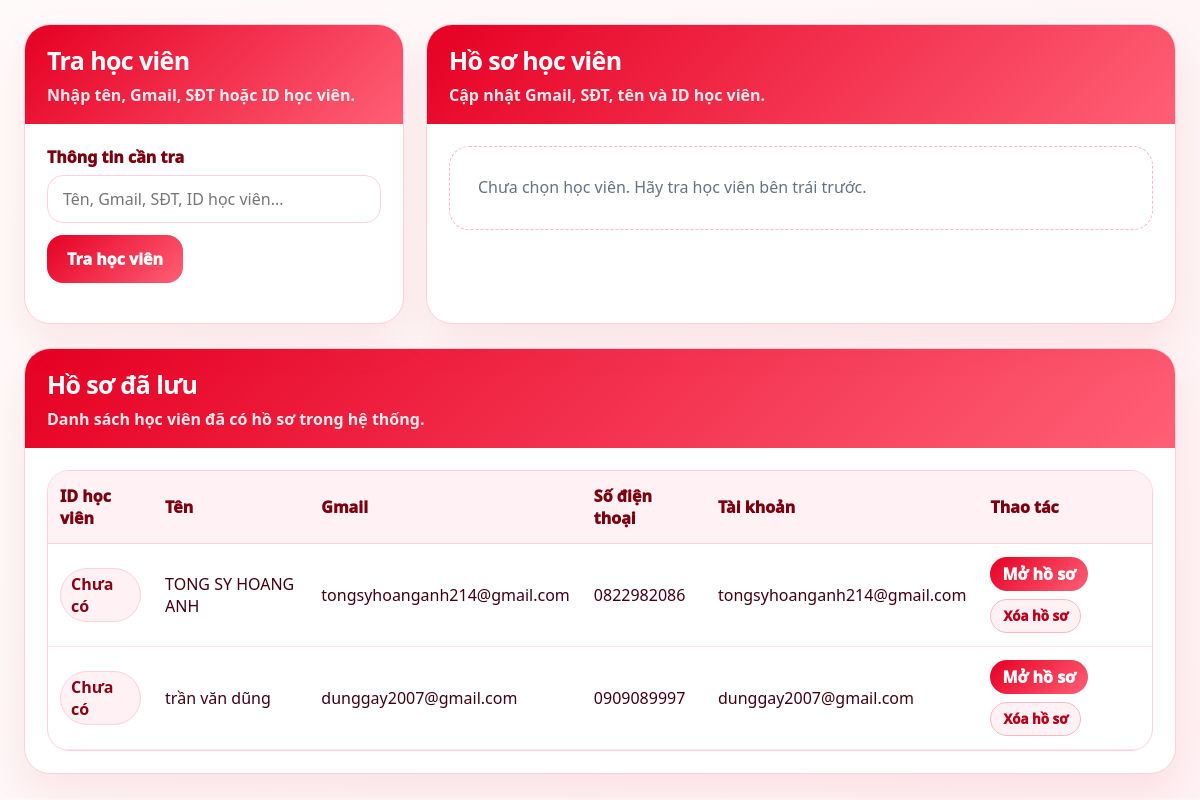
The page /dashboard/students/ (signed in) on the database its author committed.
### core/models.py (models this page shows, shortened)
class StudentProfile(models.Model):
    student_id = models.CharField('ID học viên', max_length=80, blank=True)
    STATUS_CHOICES = [
        ("pending", _vi(r"Ch\u1edd duy\u1ec7t")),
        ("approved", _vi(r"\u0110\u00e3 duy\u1ec7t")),
        ("rejected", _vi(r"T\u1eeb ch\u1ed1i")),
    ]
    user = models.OneToOneField(User, on_delete=models.CASCADE, verbose_name=_vi(r"T\u00e0i kho\u1ea3n"))
    full_name = models.CharField(max_length=150, verbose_name=_vi(r"H\u1ecd t\u00ean h\u1ecdc vi\u00ean"))
    phone = models.CharField(max_length=20, blank=True, verbose_name=_vi(r"S\u1ed1 \u0111i\u1ec7n tho\u1ea1i"))
    email = models.EmailField(verbose_name="Email")
    status = models.CharField(max_length=20, choices=STATUS_CHOICES, default="pending", verbose_name=_vi(r"Tr\u1ea1ng th\u00e1i"))
    created_at = models.DateTimeField(auto_now_add=True, verbose_name=_vi(r"Ng\u00e0y \u0111\u0103ng k\u00fd"))
    class Meta:
        verbose_name = _vi(r"H\u1ecdc vi\u00ean")
        verbose_name_plural = _vi(r"Danh s\u00e1ch h\u1ecdc vi\u00ean")

### core/views.py (the view, shortened to what this page needs)
@csrf_exempt
@user_passes_test(_is_admin_user)
def admin_student_lookup(request):
    q = (request.GET.get("q") or request.POST.get("q") or "").strip()
    profile_id = (request.GET.get("profile_id") or request.POST.get("profile_id") or "").strip()
    results = StudentProfile.objects.none()
    selected = None
    if profile_id:
        selected = StudentProfile.objects.filter(id=profile_id).select_related("user").first()
    elif results:
        selected = results.first()
    saved_profiles = StudentProfile.objects.select_related("user").all().order_by("-id")
    return render(request, "core/admin_student_lookup.html", {
        "q": q,
        "results": results,
        "selected": selected,
        "saved_profiles": saved_profiles,
        "student_id_value": selected.student_id if selected else "",
        "phone_value": selected.phone if selected else "",
        "profile_email_value": selected.email if selected else "",
        "profile_name_value": selected.full_name if selected else "",
    })

### core/views.py (called while the page is built)
def _is_admin_user(user):
    return user.is_authenticated and (user.is_staff or user.is_superuser)

### templates/core/admin_student_lookup.html (shortened to what this page needs)
{% load static %}
<!doctype html>
<html lang="vi">
<head>
<link rel="stylesheet" href="{% static 'core/css/font_theme.css' %}">
</head>
<body>
<div class="wrap">
    <section class="card">
        <div class="head">
            <h2>Tra học viên</h2>
            <p>Nhập tên, Gmail, SĐT hoặc ID học viên.</p>
        </div>
        <div class="body">
            <form method="get">
                <label>Thông tin cần tra</label>
                <input name="q" value="{{ q }}" placeholder="Tên, Gmail, SĐT, ID học viên...">
                <div style="height:12px"></div>
                <button class="btn" type="submit">Tra học viên</button>
            </form>
        </div>
    </section>
    <section class="card">
        <div class="head">
            <h2>Hồ sơ học viên</h2>
            <p>Cập nhật Gmail, SĐT, tên và ID học viên.</p>
        </div>
        <div class="body">
            {% if selected %}
                <form method="post">
                    {% csrf_token %}
                    <input type="hidden" name="action" value="save_profile">
                    <input type="hidden" name="profile_id" value="{{ selected.id }}">
                    <input type="hidden" name="q" value="{{ q }}">
                    <div class="form-grid">
                        <div>
                            <label>Gmail</label>
                            <input name="gmail" value="{{ profile_email_value }}" placeholder="Gmail học viên">
                        </div>
                        <div>
                            <label>Số điện thoại</label>
                            <input name="phone" value="{{ phone_value }}" placeholder="Số điện thoại">
                        </div>
                        <div>
                            <label>Tên học viên</label>
                            <input name="full_name" value="{{ profile_name_value }}" placeholder="Tên học viên">
                        </div>
                        <div>
                            <label>ID học viên</label>
                            <input name="student_id" value="{{ student_id_value }}" placeholder="ID học viên tự thêm">
                        </div>
                    </div>
                    <div class="save-row">
                        <button class="btn" type="submit">Lưu hồ sơ học viên</button>
                    </div>
                </form>
            {% else %}
                <div class="empty">
                    Chưa chọn học viên. Hãy tra học viên bên trái trước.
                </div>
            {% endif %}
        </div>
    </section>
</div>
<section class="card saved-section">
    <div class="head">
        <h2>Hồ sơ đã lưu</h2>
        <p>Danh sách học viên đã có hồ sơ trong hệ thống.</p>
    </div>
    <div class="body">
        <div class="saved-table-wrap">
            <table class="saved-table">
                <thead>
                    <tr>
                        <th>ID học viên</th>
                        <th>Tên</th>
                        <th>Gmail</th>
                        <th>Số điện thoại</th>
                        <th>Tài khoản</th>
                        <th>Thao tác</th>
                    </tr>
                </thead>
                <tbody>
                    {% for item in saved_profiles %}
                        <tr>
                            <td>
                                <span class="saved-badge">
                                    {% if item.student_id %}
                                        {{ item.student_id }}
                                    {% else %}
                                        Chưa có
                                    {% endif %}
                                </span>
                            </td>
                            <td>
                                {% if item.full_name %}
                                    {{ item.full_name }}
                                {% elif item.name %}
                                    {{ item.name }}
                                {% elif item.user.first_name %}
                                    {{ item.user.first_name }}
                                {% else %}
                                    Chưa có
                                {% endif %}
                            </td>
                            <td>
                                {% if item.email %}
                                    {{ item.email }}
                                {% elif item.gmail %}
                                    {{ item.gmail }}
                                {% elif item.user.email %}
                                    {{ item.user.email }}
                                {% else %}
                                    Chưa có
                                {% endif %}
                            </td>
                            <td>
                                {% if item.phone %}
                                    {{ item.phone }}
                                {% elif item.phone_number %}
                                    {{ item.phone_number }}
                                {% elif item.sdt %}
                                    {{ item.sdt }}
                                {% else %}
                                    Chưa có
                                {% endif %}
                            </td>
                            <td>{{ item.user.username }}</td>
                            <td>
                                <div class="action-row">
                                    <a class="saved-action" href="?profile_id={{ item.id }}&q={{ item.user.email|urlencode }}">
                                        Mở hồ sơ
                                    </a>
                                    <form class="inline-delete-form" method="post" onsubmit="return confirm('Bạn chắc chắn muốn xóa thông tin hồ sơ học viên này? Tài khoản đăng nhập vẫn được giữ lại.');">
                                        <button class="delete-action" type="submit">Xóa hồ sơ</button>
                                    </form>
                                </div>
                            </td>
                        </tr>
                    {% empty %}
                        <tr>
                            <td colspan="6">Chưa có hồ sơ học viên nào.</td>
                        </tr>
                    {% endfor %}
                </tbody>
            </table>
        </div>
    </div>
</section>
</body>
</html>

### templates/core/admin_student_lookup.html (style rules this page uses)
* { box-sizing:border-box }
body { margin:0; padding:24px; background:linear-gradient(135deg,#fffafa,#fff1f4); color:#3f0011; font-family:Georgia,"Times New Roman",serif; }
.wrap { display:grid; grid-template-columns:380px minmax(0,1fr); gap:22px; max-width:1180px; margin:0 auto; }
.card { background:white; border:1px solid #ffd1dc; border-radius:26px; box-shadow:0 18px 42px rgba(180,0,30,.08); overflow:hidden; }
.head { padding:18px 22px; background:linear-gradient(135deg,#e60023,#ff5f76); color:white; }
.head h2 { margin:0; font-size:25px; font-weight:950; }
.head p { margin:7px 0 0; font-weight:700; opacity:.9; }
.body { padding:22px }
label { display:block; margin:0 0 7px; color:#7a0010; font-weight:950; }
input { width:100%; height:48px; padding:0 15px; border-radius:16px; border:1px solid #ffd1dc; font-size:16px; font-family:inherit; }
.btn { border:0; min-height:48px; padding:0 20px; border-radius:16px; background:linear-gradient(135deg,#e60023,#ff5f76); color:white; font-weight:950; font-size:16px; font-family:inherit; cursor:pointer; }
.empty { padding:28px; border:1px dashed #ffb6c2; border-radius:20px; color:#667085; line-height:1.6; }
.saved-section { margin-top:24px; }
.saved-table-wrap { overflow:auto; border-radius:22px; border:1px solid #ffd1dc; background:white; }
.saved-table { width:100%; border-collapse:collapse; min-width:760px; }
.saved-table th { background:#fff1f4; color:#7a0010; font-weight:950; padding:14px 12px; text-align:left; border-bottom:1px solid #ffd1dc; }
.saved-table td { padding:13px 12px; border-bottom:1px solid #ffe1e7; color:#3f0011; vertical-align:middle; }
.saved-badge { display:inline-flex; align-items:center; min-height:28px; padding:4px 10px; border-radius:999px; background:#fff1f4; color:#8a0015; border:1px solid #ffd1dc; font-weight:900; }
.saved-action { display:inline-flex; align-items:center; justify-content:center; min-height:34px; padding:0 12px; border-radius:999px; background:linear-gradient(135deg,#e60023,#ff5f76); color:white; text-decoration:none; font-weight:950; }
.delete-action { display:inline-flex; align-items:center; justify-content:center; min-height:34px; padding:0 12px; border-radius:999px; background:#fff1f4; color:#b8001c; border:1px solid #ffb6c2; font-weight:950; font-family:inherit; cursor:pointer; }
.action-row { display:flex; gap:8px; align-items:center; flex-wrap:wrap; }
.inline-delete-form { display:inline; margin:0; }

### rows shown on the page
StudentProfile: student_id "Chưa có", full_name "TONG SY HOANG ANH", email "tongsyhoanganh214@gmail.com", phone "0822982086", user.username "tongsyhoanganh214@gmail.com"
StudentProfile: student_id "Chưa có", full_name "trần văn dũng", email "dunggay2007@gmail.com", phone "0909089997", user.username "dunggay2007@gmail.com"
